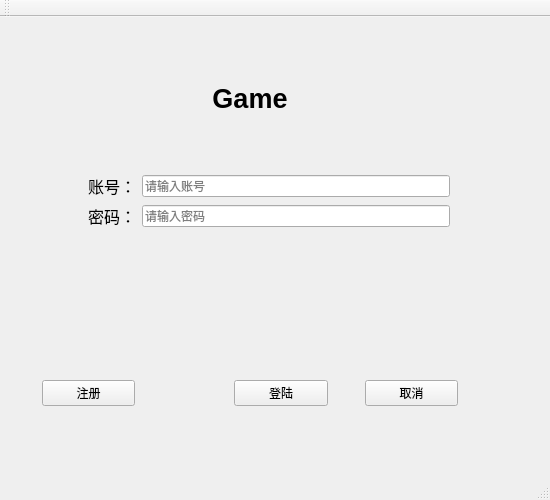
<?xml version="1.0" encoding="UTF-8"?>
<ui version="4.0">
 <class>MainWindow</class>
 <widget class="QMainWindow" name="MainWindow">
  <property name="geometry">
   <rect>
    <x>0</x>
    <y>0</y>
    <width>550</width>
    <height>500</height>
   </rect>
  </property>
  <property name="minimumSize">
   <size>
    <width>550</width>
    <height>500</height>
   </size>
  </property>
  <property name="maximumSize">
   <size>
    <width>550</width>
    <height>500</height>
   </size>
  </property>
  <property name="windowTitle">
   <string>MainWindow</string>
  </property>
  <widget class="QWidget" name="centralWidget">
   <property name="minimumSize">
    <size>
     <width>500</width>
     <height>400</height>
    </size>
   </property>
   <property name="maximumSize">
    <size>
     <width>500</width>
     <height>400</height>
    </size>
   </property>
   <layout class="QVBoxLayout" name="verticalLayout_2">
    <item>
     <layout class="QVBoxLayout" name="verticalLayout">
      <item>
       <widget class="QLabel" name="lab_Game">
        <property name="font">
         <font>
          <family>Arial</family>
          <pointsize>20</pointsize>
          <weight>75</weight>
          <bold>true</bold>
         </font>
        </property>
        <property name="text">
         <string>Game</string>
        </property>
        <property name="alignment">
         <set>Qt::AlignCenter</set>
        </property>
       </widget>
      </item>
      <item>
       <layout class="QHBoxLayout" name="horizontalLayout" stretch="2,1,8,1">
        <item>
         <spacer name="horizontalSpacer_4">
          <property name="orientation">
           <enum>Qt::Horizontal</enum>
          </property>
          <property name="sizeHint" stdset="0">
           <size>
            <width>40</width>
            <height>20</height>
           </size>
          </property>
         </spacer>
        </item>
        <item>
         <widget class="QLabel" name="lab_account">
          <property name="font">
           <font>
            <family>Arial</family>
            <pointsize>12</pointsize>
            <weight>50</weight>
            <bold>false</bold>
           </font>
          </property>
          <property name="text">
           <string>账号：</string>
          </property>
         </widget>
        </item>
        <item>
         <widget class="QLineEdit" name="le_account">
          <property name="echoMode">
           <enum>QLineEdit::Normal</enum>
          </property>
          <property name="placeholderText">
           <string>请输入账号</string>
          </property>
          <property name="clearButtonEnabled">
           <bool>true</bool>
          </property>
         </widget>
        </item>
        <item>
         <spacer name="horizontalSpacer_2">
          <property name="orientation">
           <enum>Qt::Horizontal</enum>
          </property>
          <property name="sizeHint" stdset="0">
           <size>
            <width>40</width>
            <height>20</height>
           </size>
          </property>
         </spacer>
        </item>
       </layout>
      </item>
      <item>
       <layout class="QHBoxLayout" name="horizontalLayout_2" stretch="2,1,8,1">
        <item>
         <spacer name="horizontalSpacer_5">
          <property name="orientation">
           <enum>Qt::Horizontal</enum>
          </property>
          <property name="sizeHint" stdset="0">
           <size>
            <width>40</width>
            <height>20</height>
           </size>
          </property>
         </spacer>
        </item>
        <item>
         <widget class="QLabel" name="lab_password">
          <property name="font">
           <font>
            <family>Arial</family>
            <pointsize>12</pointsize>
            <weight>50</weight>
            <bold>false</bold>
           </font>
          </property>
          <property name="text">
           <string>密码：</string>
          </property>
         </widget>
        </item>
        <item>
         <widget class="QLineEdit" name="le_password">
          <property name="echoMode">
           <enum>QLineEdit::Password</enum>
          </property>
          <property name="placeholderText">
           <string>请输入密码</string>
          </property>
         </widget>
        </item>
        <item>
         <spacer name="horizontalSpacer_3">
          <property name="orientation">
           <enum>Qt::Horizontal</enum>
          </property>
          <property name="sizeHint" stdset="0">
           <size>
            <width>40</width>
            <height>20</height>
           </size>
          </property>
         </spacer>
        </item>
       </layout>
      </item>
      <item>
       <widget class="QLabel" name="display">
        <property name="font">
         <font>
          <family>Arial</family>
          <pointsize>11</pointsize>
          <weight>75</weight>
          <bold>true</bold>
         </font>
        </property>
        <property name="text">
         <string/>
        </property>
        <property name="alignment">
         <set>Qt::AlignCenter</set>
        </property>
       </widget>
      </item>
      <item>
       <layout class="QHBoxLayout" name="horizontalLayout_4" stretch="1,3,3,3,1,3,1">
        <item>
         <spacer name="horizontalSpacer">
          <property name="orientation">
           <enum>Qt::Horizontal</enum>
          </property>
          <property name="sizeHint" stdset="0">
           <size>
            <width>40</width>
            <height>20</height>
           </size>
          </property>
         </spacer>
        </item>
        <item>
         <widget class="QPushButton" name="btn_register">
          <property name="text">
           <string>注册</string>
          </property>
         </widget>
        </item>
        <item>
         <spacer name="horizontalSpacer_9">
          <property name="orientation">
           <enum>Qt::Horizontal</enum>
          </property>
          <property name="sizeHint" stdset="0">
           <size>
            <width>40</width>
            <height>20</height>
           </size>
          </property>
         </spacer>
        </item>
        <item>
         <widget class="QPushButton" name="btn_login">
          <property name="sizePolicy">
           <sizepolicy hsizetype="Minimum" vsizetype="Fixed">
            <horstretch>0</horstretch>
            <verstretch>0</verstretch>
           </sizepolicy>
          </property>
          <property name="text">
           <string>登陆</string>
          </property>
         </widget>
        </item>
        <item>
         <spacer name="horizontalSpacer_6">
          <property name="orientation">
           <enum>Qt::Horizontal</enum>
          </property>
          <property name="sizeHint" stdset="0">
           <size>
            <width>40</width>
            <height>20</height>
           </size>
          </property>
         </spacer>
        </item>
        <item>
         <widget class="QPushButton" name="btn_cancel">
          <property name="sizePolicy">
           <sizepolicy hsizetype="Minimum" vsizetype="Fixed">
            <horstretch>0</horstretch>
            <verstretch>0</verstretch>
           </sizepolicy>
          </property>
          <property name="text">
           <string>取消</string>
          </property>
         </widget>
        </item>
        <item>
         <spacer name="horizontalSpacer_8">
          <property name="orientation">
           <enum>Qt::Horizontal</enum>
          </property>
          <property name="sizeHint" stdset="0">
           <size>
            <width>40</width>
            <height>20</height>
           </size>
          </property>
         </spacer>
        </item>
       </layout>
      </item>
     </layout>
    </item>
   </layout>
  </widget>
  <widget class="QMenuBar" name="menuBar">
   <property name="geometry">
    <rect>
     <x>0</x>
     <y>0</y>
     <width>550</width>
     <height>18</height>
    </rect>
   </property>
  </widget>
  <widget class="QToolBar" name="mainToolBar">
   <attribute name="toolBarArea">
    <enum>TopToolBarArea</enum>
   </attribute>
   <attribute name="toolBarBreak">
    <bool>false</bool>
   </attribute>
  </widget>
  <widget class="QStatusBar" name="statusBar"/>
 </widget>
 <layoutdefault spacing="6" margin="11"/>
 <resources/>
 <connections/>
</ui>
